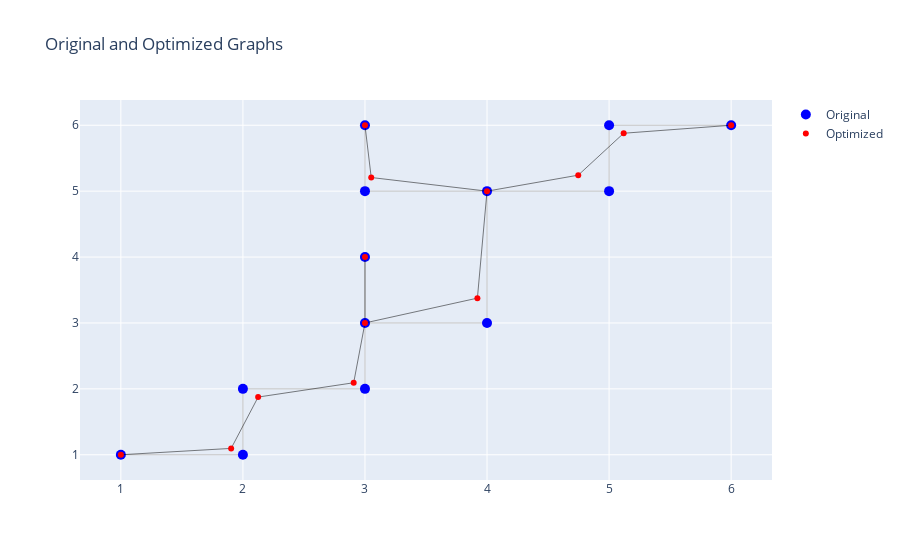

Write notebook code for a chart like this one.
### Code cell
path = "../graphs/graph_01.txt"
g1 = load_graph(path)

# Get the positions of each node
pos = nx.get_node_attributes(g1, "pos")
num_nodes = g1.number_of_nodes()

# Create the optimization variables
opt_path = cp.Variable((num_nodes, 2))

# Define the regularization parameter
alpha = 5

# Define the objective function to minimize the curvature and distance
obj = cp.sum_squares(
    opt_path[1:-1, :] - 0.5 * (opt_path[0:-2, :] + opt_path[2:, :])
) + alpha * cp.sum_squares(opt_path - np.array(list(pos.values())))

# Define the constraints for fixed nodes
constraints = []
for node, position in pos.items():
    if len(list(g1.neighbors(node))) != 2:
        constraints.append(opt_path[node, :] == np.array(position))

# Create the optimization problem
problem = cp.Problem(cp.Minimize(obj), constraints)

# Solve the problem
problem.solve()

# Retrieve the optimized path
optimized_pos = {node: tuple(opt_path[node, :].value) for node in g1.nodes()}

# Create optimized graph
g2 = create_graph(optimized_pos, g1.edges())

# Draw the original and optimized graphs together
plot_graph(g1, g2)

### Figure 1 — Plotly figure (JSON) as saved in the notebook; plotly's stock layout.template omitted (floating-point values rounded to 4 significant figures)
{"data": [{"line": {"color": "#888", "width": 0.5}, "mode": "lines", "showlegend": false, "type": "scatter", "x": [1, 2, null, 2, 2, null, 2, 3, null, 3, 3, null, 3, 3, null, 3, 4, null, 4, 4, null, 4, 3, null, 4, 5, null, 3, 3, null, 5, 5, null, 5, 6, null], "y": [1, 1, null, 1, 2, null, 2, 2, null, 2, 3, null, 3, 4, null, 3, 3, null, 3, 5, null, 5, 5, null, 5, 5, null, 5, 6, null, 5, 6, null, 6, 6, null]}, {"marker": {"color": "#0000FF", "size": 10}, "mode": "markers", "name": "Original", "type": "scatter", "x": [1, 2, 2, 3, 3, 3, 4, 4, 3, 3, 5, 5, 6], "y": [1, 1, 2, 2, 3, 4, 3, 5, 5, 6, 5, 6, 6]}, {"line": {"color": "#000", "width": 0.5}, "mode": "lines", "showlegend": false, "type": "scatter", "x": [1, 1.904, null, 1.904, 2.125, null, 2.125, 2.908, null, 2.908, 3, null, 3, 3, null, 3, 3.921, null, 3.921, 4, null, 4, 3.051, null, 4, 4.747, null, 3.051, 3, null, 4.747, 5.12, null, 5.12, 6, null], "y": [1, 1.096, null, 1.096, 1.875, null, 1.875, 2.092, null, 2.092, 3, null, 3, 4, null, 3, 3.377, null, 3.377, 5, null, 5, 5.207, null, 5, 5.243, null, 5.207, 6, null, 5.243, 5.879, null, 5.879, 6, null]}, {"marker": {"color": "#FF0000", "size": 6}, "mode": "markers", "name": "Optimized", "type": "scatter", "x": [1, 1.904, 2.125, 2.908, 3, 3, 3.921, 4, 3.051, 3, 4.747, 5.12, 6], "y": [1, 1.096, 1.875, 2.092, 3, 4, 3.377, 5, 5.207, 6, 5.243, 5.879, 6]}], "layout": {"title": {"text": "Original and Optimized Graphs"}}}
